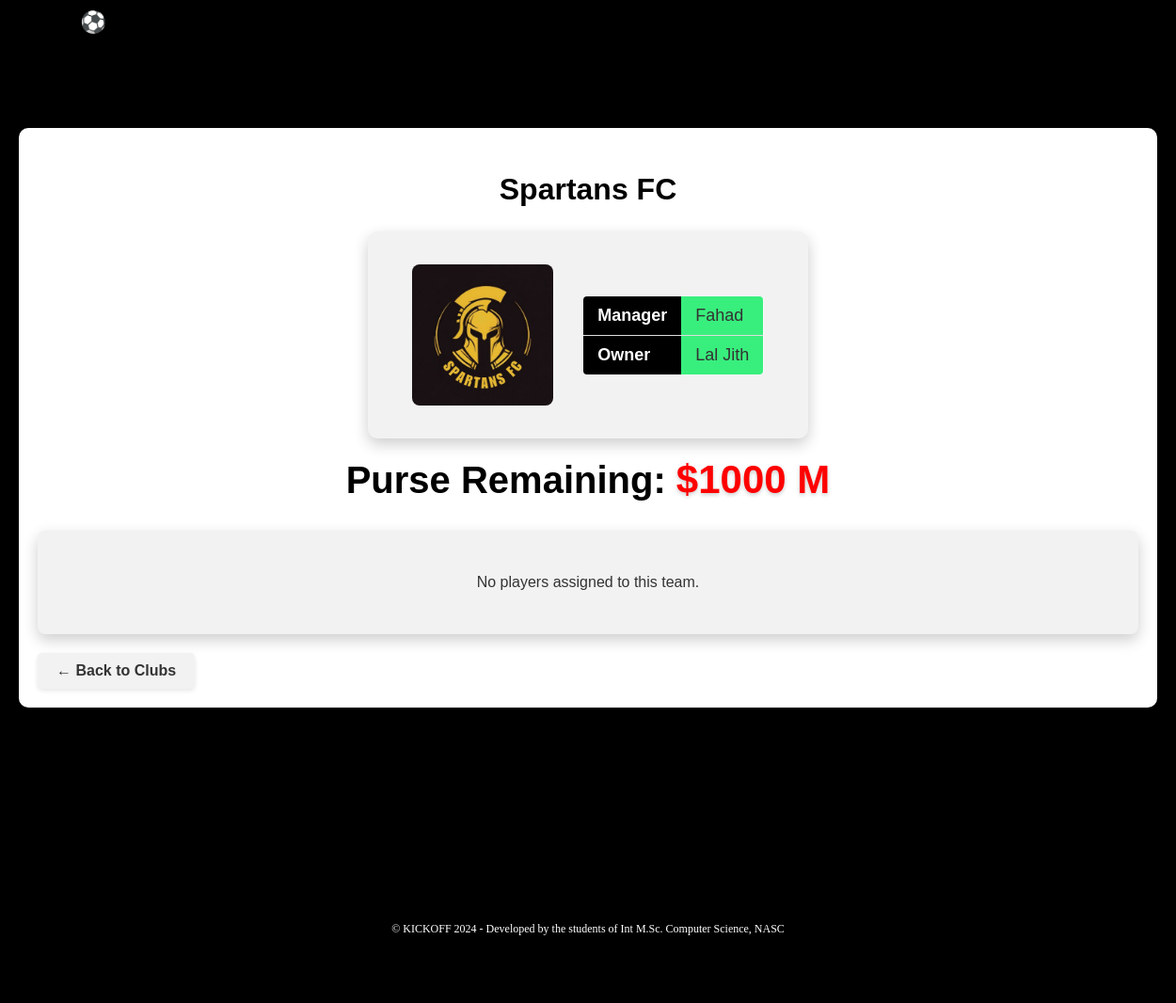
The page /clubs/5/ on the database its author committed.
### auction/models.py (models this page shows, shortened)
class team(models.Model):
    team_name = models.CharField(max_length=100,null=True)
    logo = models.ImageField(upload_to='logo/')
    purse_remaining = models.IntegerField(default=1000)
    manager = models.CharField(max_length=100)
    owner = models.CharField(max_length=100)

### auction/views.py (the view)
# urls.py: path('clubs/<int:team_id>/', views.team_detail, name='team_detail'),
def team_detail(request, team_id):
    team_obj = get_object_or_404(team, id=team_id)
    players = team_obj.players.all()  # Assuming you want to display players of the team
    return render(request, 'auction/team_detail.html', {'team': team_obj, 'players': players})

### auction/templates/auction/team_detail.html (shortened to what this page needs)
{% extends 'auction/home.html' %}
{% load static %}
{% block stylesheet %}
<link rel="stylesheet" href="{% static 'css/team_detail.css' %}">
{% endblock stylesheet %}
{% block content %}
    <div class="team-detail">
        <div class="head">
            <h2>{{ team.team_name }}</h2>
        </div>
        <div class="info">
            <img src="{{ team.logo.url }}" alt="{{ team.team_name }} Logo" class="team-logo">
            <table>
                <tr>
                    <th>Manager</th>
                    <td>{{ team.manager }}</td>
                </tr>
                <tr>
                    <th>Owner</th>
                    <td>{{ team.owner }}</td>
                </tr>
            </table>
        </div>
        <div class="purse">
            <h2>Purse Remaining: <span class="highlight">${{ team.purse_remaining }} M</span></h2>
        </div>
        <div class="players-container">
            {% for player in players %}
                <div class="player-card">
                    <img src="{{ player.card_image.url }}" alt="{{ player.name }} Card">
                    <h4>{{ player.name }}</h4>
                    <p><strong>Price:</strong> ${{ player.base_price }} M</p>
                    <p><strong>Year:</strong> {{ player.year }}</p>
                </div>
            {% empty %}
                <p>No players assigned to this team.</p>
            {% endfor %}
        </div>
        <a href="{% url 'clubs' %}" class="back-link">← Back to Clubs</a>
    </div>
{% endblock %}

### static/css/home.css (style rules this page uses)
html, body { height: 100%; margin: 0; padding: 0; display: flex; flex-direction: column; background-image: url('/static/images/pl1.png'); background-size: cover; background-position: center; background-repeat: no-repeat; background-color: black; background-attachment: fixed; min-height: 100vh; }

### static/css/team_detail.css (style rules this page uses)
.team-detail { max-width: 1300px; z-index: 10; position: relative; margin: 3% auto; padding: 20px; background-color: white; box-shadow: 0 12px 32px rgba(0, 0, 0, 0.6); border-radius: 10px; font-family: Arial, sans-serif; color: #333; }
h2 { color: black; text-align: center; font-weight: bolder; font-size: xx-large; }
.info { display: flex; align-items: center; justify-content: space-evenly; gap: 20px; padding: 35px; background-color: #f2f2f2; box-shadow: 0 6px 16px rgba(0, 0, 0, 0.2); border-radius: 10px; font-family: Arial, sans-serif; margin: auto 30%; }
.team-logo { width: 150px; height: auto; border-radius: 8px; object-fit: contain; }
.info table { border-collapse: collapse; width: auto; font-size: 18px; color: #333; background-color: #f7f7f7; border: 1px solid #ddd; border-radius: 5px; overflow: hidden; }
.info table th, .info table td { padding: 10px 15px; text-align: left; border-bottom: 1px solid #ddd; }
.info table th { background-color: black; font-weight: bold; color: white; }
.info table td { background-color: #38ef7d; font-weight: 500; color: #333; }
.purse { text-align: center; padding: 10px; margin: 10px; }
.purse h2 { margin: 0; font-size: 40px; font-weight: bolder; color: black; }
.purse .highlight { color: red; font-weight: bolder; font-size: 42px; text-shadow: 0 2px 4px rgba(0, 0, 0, 0.2); }
.players-container { display: flex; flex-wrap: wrap; gap: 20px; justify-content: center; margin-top: 20px; padding: 30px; background-color: #f2f2f2; border-radius: 8px; box-shadow: 0 6px 16px rgba(0, 0, 0, 0.2); }
.back-link { display: inline-block; margin-top: 20px; text-decoration: none; color: #333; font-weight: bold; padding: 10px 20px; background-color: #f2f2f2; border-radius: 5px; box-shadow: 0 2px 5px rgba(0, 0, 0, 0.1); transition: background-color 0.3s, color 0.3s; }

### rows shown on the page
team: team_name "Spartans FC", logo (picture), manager "Fahad", owner "Lal Jith", purse_remaining "1000"
